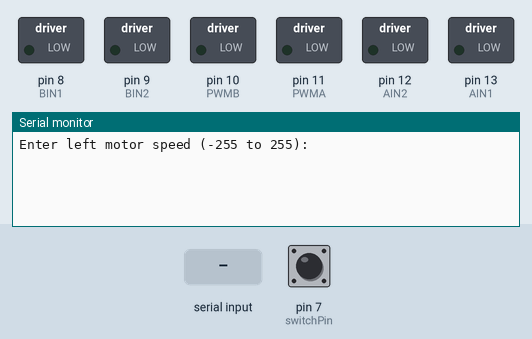
Simulated run of this sketch. Board: Arduino Uno, built with avr-gcc and run on an emulated ATmega328P. On the bench: switched loads named in the sketch (green lamp = pin HIGH), the last lines printed to the serial monitor. The inputs (shaded band) are chosen by the test bench; at power-on: pin 7 (switchPin) HIGH.

Above: at 1.2 s.
1.3 s: "90,45\n" received over Serial
At 1.39 s:
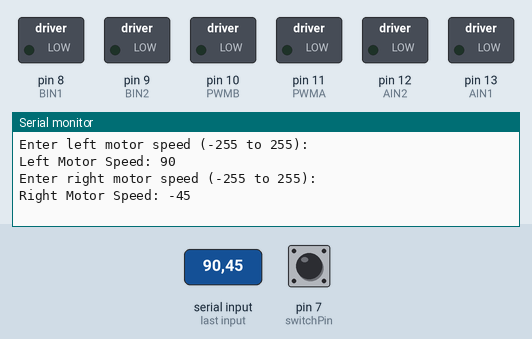
At 2.1 s:
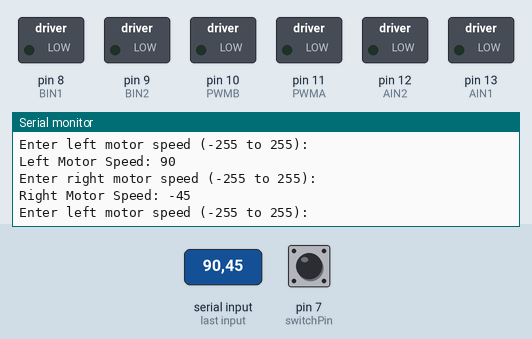

The sketch:

1a-motor-validation.ino
```cpp
// (licence header left out)
//PIN VARIABLES
//the motor will be controlled by the motor A pins on the motor driver
const int AIN1 = 13;           //control pin 1 on the motor driver for the right motor
const int AIN2 = 12;            //control pin 2 on the motor driver for the right motor
const int PWMA = 11;            //speed control pin on the motor driver for the right motor

const int BIN1 = 8;
const int BIN2 = 9;
const int PWMB = 10;

int switchPin = 7;             //switch to turn the robot on and off

//VARIABLES
int leftMotorSpeed = 0;       //starting speed for the motor
int rightMotorSpeed = 0;       //starting speed for the motor
bool leftMotorNext = true;
bool hasPrinted = false;

void setup() {
  pinMode(switchPin, INPUT_PULLUP);   //set this as a pullup to sense whether the switch is flipped

  //set the motor control pins as outputs
  pinMode(AIN1, OUTPUT);
  pinMode(AIN2, OUTPUT);
  pinMode(PWMA, OUTPUT);

  pinMode(BIN1, OUTPUT);
  pinMode(BIN2, OUTPUT);
  pinMode(PWMB, OUTPUT);

  Serial.begin(9600);                       //begin serial communication with the computer
}

void loop() {
  if (digitalRead(7) == HIGH) {
    spinLeftMotor(0);
    spinRightMotor(0);
  }
  if (leftMotorNext) {
    if (!hasPrinted) {
      Serial.println("Enter left motor speed (-255 to 255): ");
      hasPrinted = true;
    }
    if (Serial.available() > 0) {         //if the user has entered something in the serial monitor
      leftMotorSpeed = Serial.parseInt();     //set the motor speed equal to the number in the serial message
      Serial.read(); // reads 'enter' key

      Serial.print("Left Motor Speed: ");      //print the speed that the motor is set to run at
      Serial.println(leftMotorSpeed);

      if (digitalRead(7) == LOW) {          //if the switch is on...
        spinLeftMotor(leftMotorSpeed);
      } else {                              //if the switch is off...
        spinLeftMotor(0);                   //turn the motor off
      }
      leftMotorNext = false;
      hasPrinted = false;
    }
  }
  if (!leftMotorNext) {
    if (!hasPrinted) {
      Serial.println("Enter right motor speed (-255 to 255): ");
      hasPrinted = true;
    }
    if (Serial.available() > 0) {         //if the user has entered something in the serial monitor
      rightMotorSpeed = 0 - Serial.parseInt();     //set the motor speed equal to the number in the serial message
      Serial.read(); // reads 'enter' key

      Serial.print("Right Motor Speed: ");      //print the speed that the motor is set to run at
      Serial.println(rightMotorSpeed);

      if (digitalRead(7) == LOW) {          //if the switch is on...
        spinRightMotor(rightMotorSpeed);
      } else {                              //if the switch is off...
        spinRightMotor(0);                   //turn the motor off
      }
      leftMotorNext = true;
      hasPrinted = false;
    }
  }


}

/********************************************************************************/
void spinRightMotor(int motorSpeed)                       //function for driving the right motor
{
  if (motorSpeed > 0)                                 //if the motor should drive forward (positive speed)
  {
    digitalWrite(AIN1, HIGH);                         //set pin 1 to high
    digitalWrite(AIN2, LOW);                          //set pin 2 to low
  }
  else if (motorSpeed < 0)                            //if the motor should drive backward (negative speed)
  {
    digitalWrite(AIN1, LOW);                          //set pin 1 to low
    digitalWrite(AIN2, HIGH);                         //set pin 2 to high
  }
  else                                                //if the motor should stop
  {
    digitalWrite(AIN1, LOW);                          //set pin 1 to low
    digitalWrite(AIN2, LOW);                          //set pin 2 to low
  }
  analogWrite(PWMA, abs(motorSpeed));                 //now that the motor direction is set, drive it at the entered speed
}


void spinLeftMotor(int motorSpeed)                       //function for driving the left motor
{
  if (motorSpeed > 0)                                 //if the motor should drive forward (positive speed)
  {
    digitalWrite(BIN1, HIGH);                         //set pin 1 to high
    digitalWrite(BIN2, LOW);                          //set pin 2 to low
  }
  else if (motorSpeed < 0)                            //if the motor should drive backward (negative speed)
  {
    digitalWrite(BIN1, LOW);                          //set pin 1 to low
    digitalWrite(BIN2, HIGH);                         //set pin 2 to high
  }
  else                                                //if the motor should stop
  {
    digitalWrite(BIN1, LOW);                          //set pin 1 to low
    digitalWrite(BIN2, LOW);                          //set pin 2 to low
  }
  analogWrite(PWMB, abs(motorSpeed));                 //now that the motor direction is set, drive it at the entered speed
}
```

Measured:
- after the input at 1.3 s, the serial monitor: prints a new line at once (image 1)
